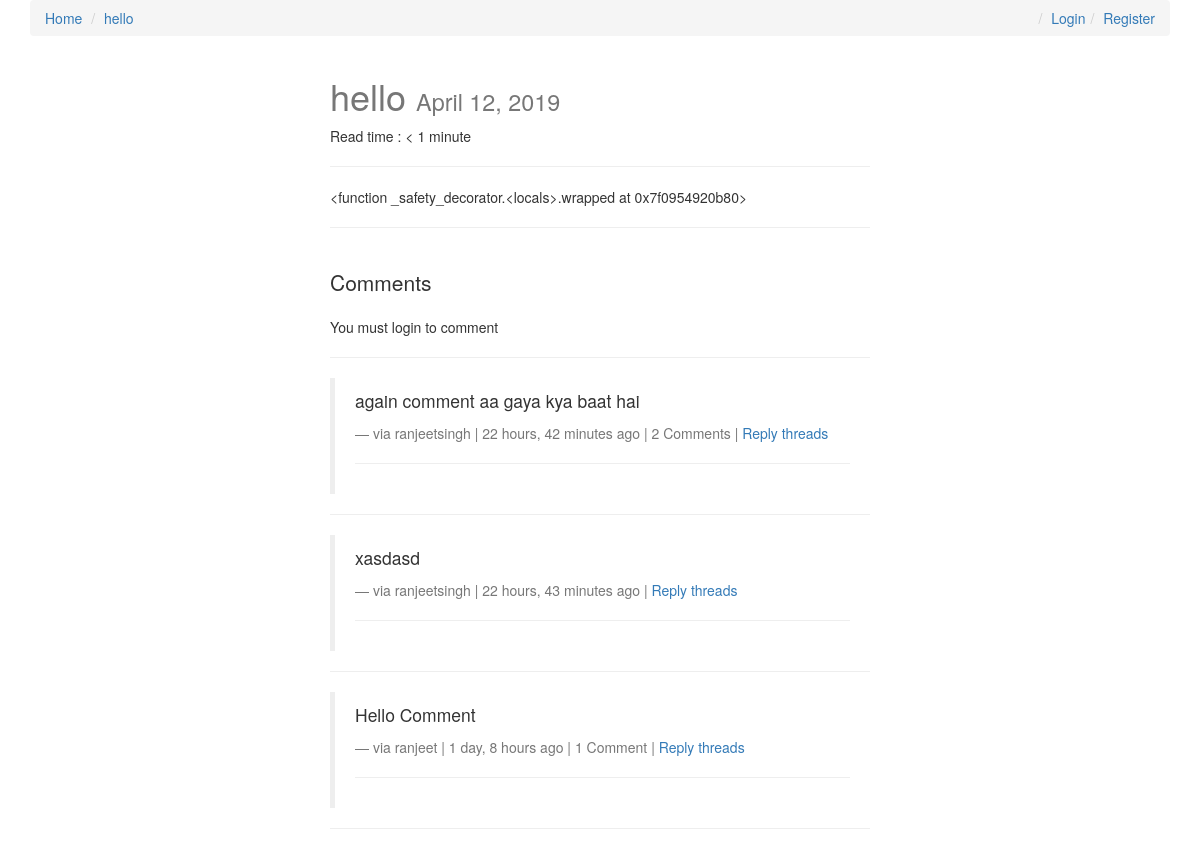
/hello-2/, run on the app's committed database.
### posts/models.py (models this page shows, shortened)
class Post(models.Model):
    user = models.ForeignKey(settings.AUTH_USER_MODEL, default=1)
    title = models.CharField(max_length = 120)
    slug = models.SlugField(unique=True)
    image = models.ImageField(upload_to=upload_location, null=True, blank=True,
            width_field="width_field",
            height_field="height_field")
    height_field = models.IntegerField(default=0)
    width_field = models.IntegerField(default=0)
    draft = models.BooleanField(default=False)
    publish = models.DateField(auto_now=False, auto_now_add=False)
    content = models.TextField()
    updated = models.DateTimeField(auto_now = True, auto_now_add = False)
    timestamp = models.DateTimeField(auto_now = False, auto_now_add = True)
    read_time = models.IntegerField(default=0)
    objects = PostManager()
    def __str__(self):
        return self.title
    def get_absolute_url(self):
        return reverse("posts:detail", kwargs={"slug":self.slug})
    class Meta:
        ordering = ["-timestamp","-updated"]
    def get_markdown(self):
        content = self.content
        markdown_text = markdown(content)
        return mark_safe(markdown_text)
    @property
    def comments(self):
        qs = Comment.objects.filter_by_instance(self)
        return qs
    @property
    def get_content_type(self):
        content_type = ContentType.objects.get_for_model(self.__class__)
        return content_type

### comments/models.py (models this page shows, shortened)
class Comment(models.Model):
    user        = models.ForeignKey(settings.AUTH_USER_MODEL, default=1)
    content_type = models.ForeignKey(ContentType, on_delete=models.CASCADE)
    object_id = models.PositiveIntegerField()
    content_object = GenericForeignKey('content_type', 'object_id')
    parent      = models.ForeignKey("self", null=True, blank=True)
    content     = models.TextField()
    timestamp   = models.DateTimeField(auto_now_add=True)
    objects = CommentManager()
    class Meta:
        ordering = ['-timestamp']
    def __str__(self):
        return str(self.user.username)
    def get_absolute_url(self):
        return reverse("comments:thread", kwargs={"id": self.id})
    def children(self): #replies
        return Comment.objects.filter(parent=self)

### posts/views.py (the view, shortened to what this page needs)
# urls.py: url(r'^(?P<slug>[\w-]+)/$',views.post_detail,name="detail"),
def post_detail(request,slug=None):
    instance = get_object_or_404(Post,slug=slug)
    if instance.draft or instance.publish > timezone.now().date():
        if not request.user.is_staff or not request.user.is_superuser:
            raise Http404
    share_string = quote_plus(instance.content)
    read_time = get_read_time(instance.get_markdown())
    print(read_time)
    comments = instance.comments
    initial_data = {
        "content_type":instance.get_content_type,
        "object_id":instance.id
    }
    form = CommentForm(request.POST or None, initial=initial_data)
    context = {
        "instance":instance,
        "title" : "Detail",
        "share_string":share_string,
        "comments":comments,
        "comment_form":form
    }
    return render(request,"post_detail.html",context)

### comments/models.py (called while the page is built)
    def filter_by_instance(self, instance):
        content_type = ContentType.objects.get_for_model(instance.__class__)
        obj_id = instance.id
        qs = super(CommentManager, self).filter(content_type=content_type, object_id= obj_id).filter(parent=None)
        return qs

### posts/templatetags/urlify.py (called while the page is built)
@register.filter
def urlify(value):
    return quote_plus(value)

### posts/utils.py (called while the page is built)
def count_words(html_string):
    word_string = strip_tags(html_string)
    count = len(re.findall(r'\w+', word_string))
    return count

def get_read_time(html_string):
    count = count_words(html_string)
    read_time_min = math.ceil(count/200)
    return read_time_min

### templates/post_detail.html (shortened to what this page needs)
{% extends "base.html" %}
{% load urlify %}
{% load crispy_forms_tags %}
{% block post_detail_link %}
<li><a href="{{instance.get_absolute_url}}">{{instance.title}}</a></li>
{% endblock %}
{% block content %}
<div class="col-sm-6 col-sm-offset-3">
    <h1>{{instance.title}} <small>{{instance.publish}}</small> </h1>
    <p>Read time : {% if instance.read_time <= 1 %} < {{instance.read_time}} minute {% else %}{{instance.read_time}} minutes {% endif %} </p>
    <p>
        <hr />
    </p>
    <div class="row">
        <div class="col-sm-12">
            <div class="post-detail-item">{{instance.get_markdown }}</div>
            <hr />
            <br />
            <div>
                <p class="lead">Comments</p>
                {% if request.user.is_authenticated %}
                <form action="" method="POST">{% csrf_token %}
                    {{comment_form | crispy }}
                    <input type="submit" value="Post comment" class="btn btn-default">
                </form>
                {% else %}
                <p>You must login to comment</p>
                {% endif %}
                <hr />
                {% for comments in comments %}
                <blockquote>
                    <p> {{comments.content}}</p>
                    <footer>via {{ comments.user }} | {{ comments.timestamp|timesince }} ago |
                        {% if comments.children.count > 0 %}{{ comments.children.count }}
                        Comment{% if comments.children.count > 1 %}s{% endif %} | {% endif %} <a
                            class='comment-reply-btn' href='#'>Reply</a> <a href="{{comments.get_absolute_url}}">threads</a> </footer>
                    <hr>
                </blockquote>
                <hr />
                {% endfor %}
            </div>
        </div>
    </div>
</div>
{% endblock content %}

### static/css/base.css (style rules this page uses)
h1 { color: #777777; }

### data on the page
Post: title "hello", publish "April 12, 2019", read_time "1", get_markdown "<function _safety_decorator.<locals>.wrapped at 0x7f0954920b80>"
Comment: content "again comment aa gaya kya baat hai", user "ranjeetsingh", timestamp "22 hours, 42 minutes", children.count "2"
Comment: content "xasdasd", user "ranjeetsingh", timestamp "22 hours, 43 minutes"
Comment: content "Hello Comment", user "ranjeet", timestamp "1 day, 8 hours", children.count "1"
